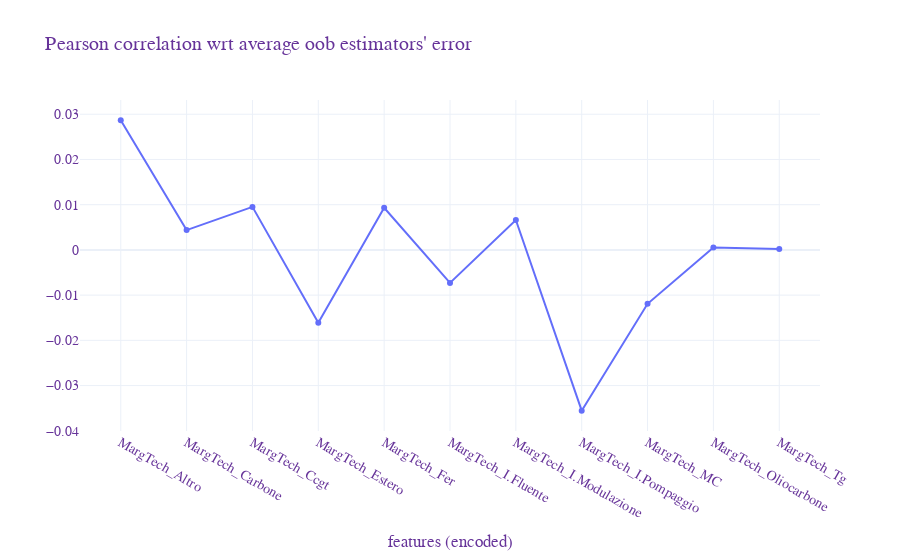
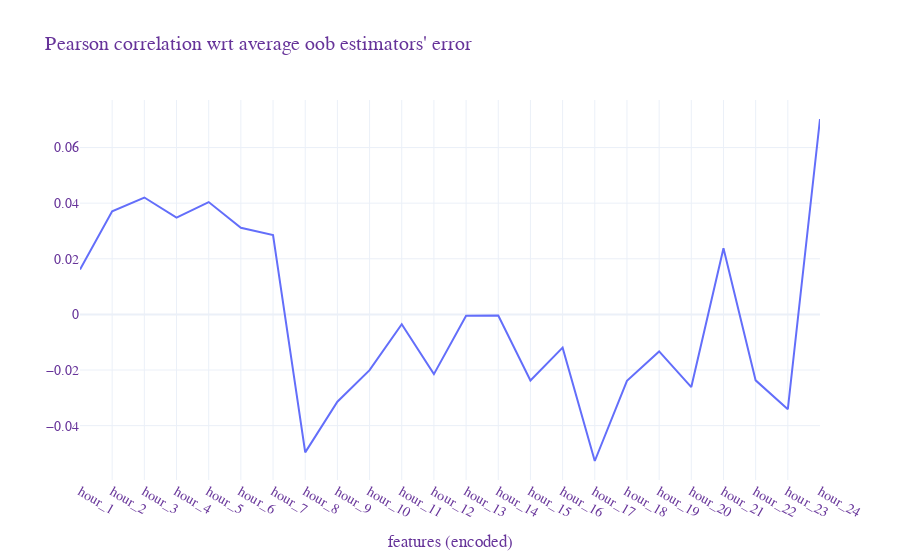
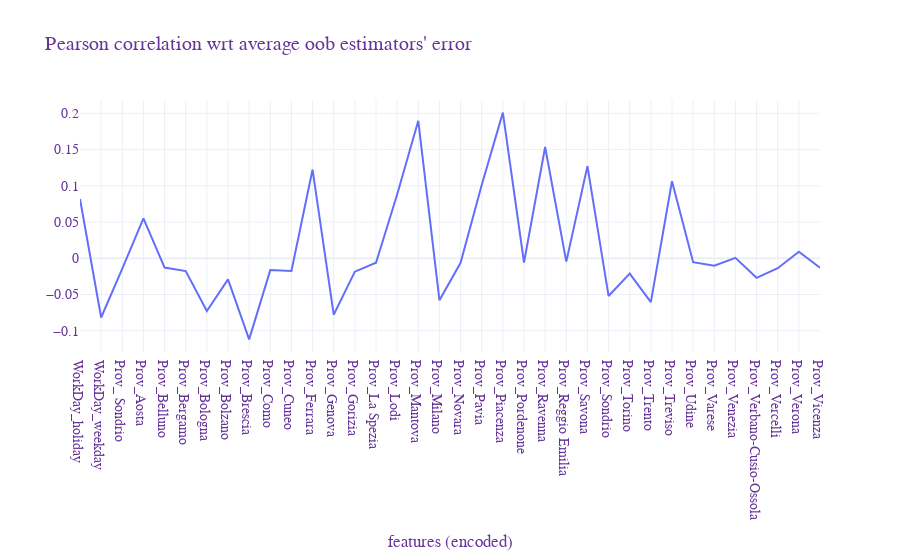
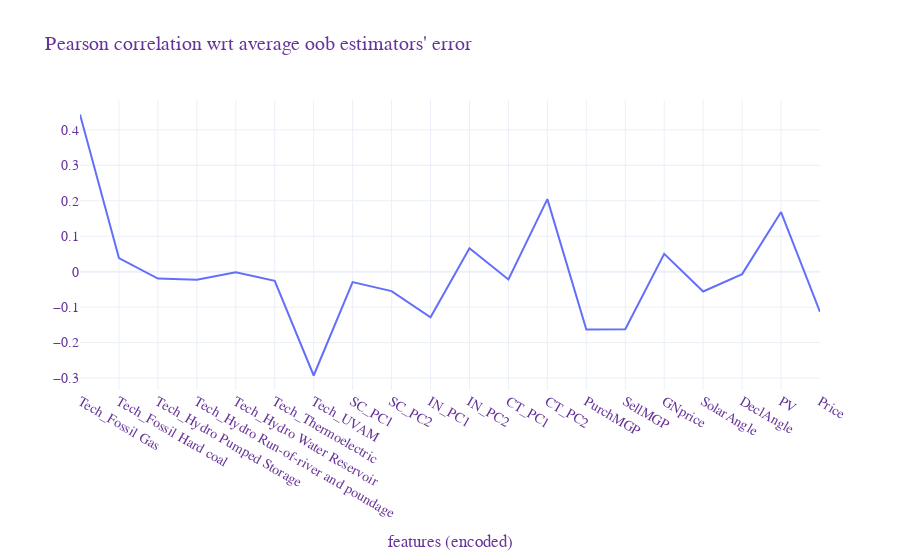

Notebook source saved alongside these figures, in order:
### Code cell
### 4) Extract daytime specific related oob errors
# Correlation btw average error and model features - classification
X_train_encoded['av_err']=X_oob_cla.abs().sum(axis=1)/X_oob_cla.count(axis=1) # axis=1 --> in orizzonatale
corr=X_train_encoded.astype(float).corr(method='pearson')
#fig = go.Figure(data=go.Heatmap(z=corr.values,x=corr.index,y=corr.columns,hoverongaps = False))
#fig.show()

fig=go.Figure(data=go.Scatter(x=corr.columns[:11], y=corr.values[:11,91]))
fig.update_layout(title="Pearson correlation wrt average oob estimators' error",
                  xaxis_title="features (encoded)",
                  font=dict(family="Times New Roman, monospace",size=14,color="RebeccaPurple"),
                  template="plotly_white")
fig.show()

fig=go.Figure(data=go.Scatter(x=corr.columns[11:35], y=corr.values[11:35,91]))
fig.update_layout(title="Pearson correlation wrt average oob estimators' error",
                  xaxis_title="features (encoded)",
                  font=dict(family="Times New Roman, monospace",size=14,color="RebeccaPurple"),
                  template="plotly_white")
fig.show()

fig=go.Figure(data=go.Scatter(x=corr.columns[35:71], y=corr.values[35:71,91]))
fig.update_layout(title="Pearson correlation wrt average oob estimators' error",
                  xaxis_title="features (encoded)",
                  font=dict(family="Times New Roman, monospace",size=14,color="RebeccaPurple"),
                  template="plotly_white")
fig.show()

fig=go.Figure(data=go.Scatter(x=corr.columns[71:], y=corr.values[71:-1,91]))
fig.update_layout(title="Pearson correlation wrt average oob estimators' error",
                  xaxis_title="features (encoded)",
                  font=dict(family="Times New Roman, monospace",size=14,color="RebeccaPurple"),
                  template="plotly_white")
fig.show()

### Figure 1 — Plotly figure (JSON) as saved in the notebook; plotly's stock layout.template omitted (floating-point values rounded to 4 significant figures)
{"data": [{"type": "scatter", "x": ["MargTech_Altro", "MargTech_Carbone", "MargTech_Ccgt", "MargTech_Estero", "MargTech_Fer", "MargTech_I.Fluente", "MargTech_I.Modulazione", "MargTech_I.Pompaggio", "MargTech_MC", "MargTech_Oliocarbone", "MargTech_Tg"], "y": [0.02866, 0.004374, 0.009513, -0.01609, 0.009328, -0.007303, 0.006614, -0.03556, -0.01192, 0.0005353, 0.0001958]}], "layout": {"font": {"color": "RebeccaPurple", "family": "Times New Roman, monospace", "size": 14}, "title": {"text": "Pearson correlation wrt average oob estimators' error"}, "xaxis": {"title": {"text": "features (encoded)"}}}}

### Figure 2 — Plotly figure (JSON) as saved in the notebook; plotly's stock layout.template omitted (floating-point values rounded to 4 significant figures)
{"data": [{"type": "scatter", "x": ["hour_1", "hour_2", "hour_3", "hour_4", "hour_5", "hour_6", "hour_7", "hour_8", "hour_9", "hour_10", "hour_11", "hour_12", "hour_13", "hour_14", "hour_15", "hour_16", "hour_17", "hour_18", "hour_19", "hour_20", "hour_21", "hour_22", "hour_23", "hour_24"], "y": [0.01614, 0.03707, 0.04204, 0.03481, 0.0404, 0.03117, 0.02853, -0.04961, -0.0314, -0.02006, -0.003535, -0.02148, -0.0004567, -0.0004421, -0.02377, -0.01195, -0.05272, -0.02391, -0.01331, -0.02614, 0.02382, -0.02373, -0.03407, 0.07027]}], "layout": {"font": {"color": "RebeccaPurple", "family": "Times New Roman, monospace", "size": 14}, "title": {"text": "Pearson correlation wrt average oob estimators' error"}, "xaxis": {"title": {"text": "features (encoded)"}}}}

### Figure 3 — Plotly figure (JSON) as saved in the notebook; plotly's stock layout.template omitted (floating-point values rounded to 4 significant figures)
{"data": [{"type": "scatter", "x": ["WorkDay_holiday", "WorkDay_weekday", "Prov_ Sondrio", "Prov_Aosta", "Prov_Belluno", "Prov_Bergamo", "Prov_Bologna", "Prov_Bolzano", "Prov_Brescia", "Prov_Como", "Prov_Cuneo", "Prov_Ferrara", "Prov_Genova", "Prov_Gorizia", "Prov_La Spezia", "Prov_Lodi", "Prov_Mantova", "Prov_Milano", "Prov_Novara", "Prov_Pavia", "Prov_Piacenza", "Prov_Pordenone", "Prov_Ravenna", "Prov_Reggio Emilia", "Prov_Savona", "Prov_Sondrio", "Prov_Torino", "Prov_Trento", "Prov_Treviso", "Prov_Udine", "Prov_Varese", "Prov_Venezia", "Prov_Verbano-Cusio-Ossola", "Prov_Vercelli", "Prov_Verona", "Prov_Vicenza"], "y": [0.08173, -0.08173, -0.0144, 0.05498, -0.01283, -0.01763, -0.07278, -0.0291, -0.112, -0.01633, -0.01755, 0.1224, -0.07787, -0.01851, -0.006085, 0.08801, 0.1897, -0.05781, -0.006228, 0.1011, 0.201, -0.005844, 0.1535, -0.0046, 0.1271, -0.052, -0.02111, -0.06057, 0.1062, -0.005377, -0.01016, 0.0005249, -0.02701, -0.01367, 0.009091, -0.01303]}], "layout": {"font": {"color": "RebeccaPurple", "family": "Times New Roman, monospace", "size": 14}, "title": {"text": "Pearson correlation wrt average oob estimators' error"}, "xaxis": {"title": {"text": "features (encoded)"}}}}

### Figure 4 — Plotly figure (JSON) as saved in the notebook; plotly's stock layout.template omitted (floating-point values rounded to 4 significant figures)
{"data": [{"type": "scatter", "x": ["Tech_Fossil Gas", "Tech_Fossil Hard coal", "Tech_Hydro Pumped Storage", "Tech_Hydro Run-of-river and poundage", "Tech_Hydro Water Reservoir", "Tech_Thermoelectric", "Tech_UVAM", "SC_PC1", "SC_PC2", "IN_PC1", "IN_PC2", "CT_PC1", "CT_PC2", "PurchMGP", "SellMGP", "GNprice", "SolarAngle", "DeclAngle", "PV", "Price", "av_err"], "y": [0.4433, 0.03851, -0.01937, -0.02311, -0.001654, -0.02582, -0.2929, -0.02939, -0.05476, -0.1286, 0.06591, -0.02211, 0.2047, -0.163, -0.1621, 0.0501, -0.05579, -0.006999, 0.168, -0.1138]}], "layout": {"font": {"color": "RebeccaPurple", "family": "Times New Roman, monospace", "size": 14}, "title": {"text": "Pearson correlation wrt average oob estimators' error"}, "xaxis": {"title": {"text": "features (encoded)"}}}}
